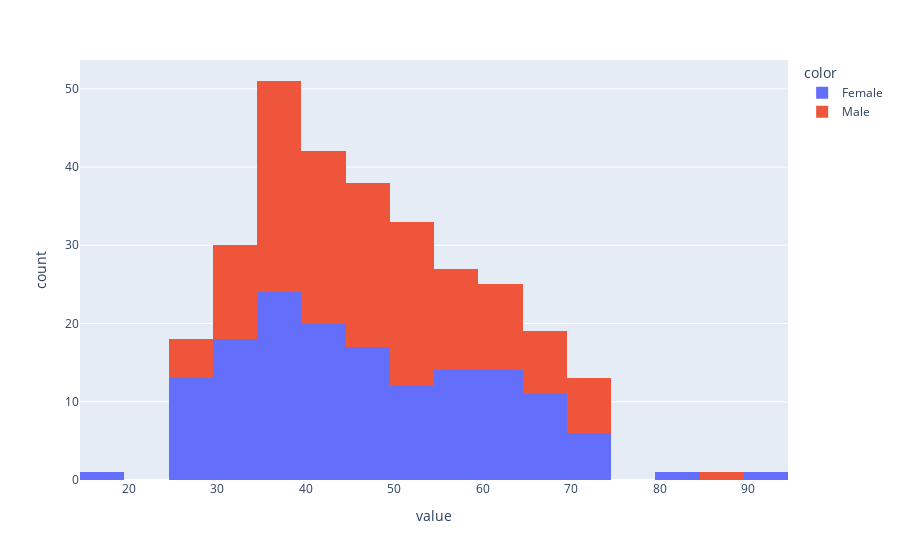

Write notebook code for a chart like this one.
### Code cell
import plotly.express as ex
ex.histogram(df['Age'],color=df['Gender'])

### Figure 1 — Plotly figure (JSON) as saved in the notebook; plotly's stock layout.template omitted (floating-point values rounded to 4 significant figures; data arrays with more than 128 entries replaced by an {"elided": "..."} marker saying what was removed)
{"data": [{"alignmentgroup": "True", "bingroup": "x", "hovertemplate": "color=Female<br>value=%{x}<br>count=%{y}<extra></extra>", "legendgroup": "Female", "marker": {"color": "#636efa", "pattern": {"shape": ""}}, "name": "Female", "offsetgroup": "Female", "orientation": "v", "showlegend": true, "type": "histogram", "x": {"elided": "152 int values"}, "xaxis": "x", "yaxis": "y"}, {"alignmentgroup": "True", "bingroup": "x", "hovertemplate": "color=Male<br>value=%{x}<br>count=%{y}<extra></extra>", "legendgroup": "Male", "marker": {"color": "#EF553B", "pattern": {"shape": ""}}, "name": "Male", "offsetgroup": "Male", "orientation": "v", "showlegend": true, "type": "histogram", "x": {"elided": "148 int values"}, "xaxis": "x", "yaxis": "y"}], "layout": {"barmode": "relative", "legend": {"title": {"text": "color"}, "tracegroupgap": 0}, "margin": {"t": 60}, "xaxis": {"anchor": "y", "domain": [0, 1], "title": {"text": "value"}}, "yaxis": {"anchor": "x", "domain": [0, 1], "title": {"text": "count"}}}}
